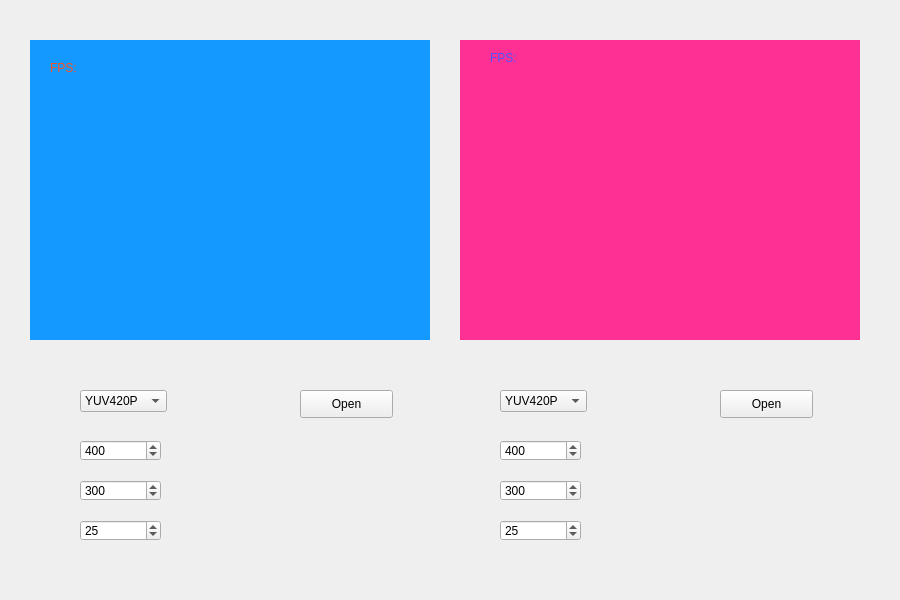
<?xml version="1.0" encoding="UTF-8"?>
<ui version="4.0">
 <class>SdlQtRGBClass</class>
 <widget class="QWidget" name="SdlQtRGBClass">
  <property name="geometry">
   <rect>
    <x>0</x>
    <y>0</y>
    <width>900</width>
    <height>600</height>
   </rect>
  </property>
  <property name="minimumSize">
   <size>
    <width>900</width>
    <height>600</height>
   </size>
  </property>
  <property name="maximumSize">
   <size>
    <width>900</width>
    <height>600</height>
   </size>
  </property>
  <property name="windowTitle">
   <string>SdlQtRGB</string>
  </property>
  <widget class="QLabel" name="video1">
   <property name="geometry">
    <rect>
     <x>30</x>
     <y>40</y>
     <width>400</width>
     <height>300</height>
    </rect>
   </property>
   <property name="minimumSize">
    <size>
     <width>400</width>
     <height>300</height>
    </size>
   </property>
   <property name="maximumSize">
    <size>
     <width>400</width>
     <height>300</height>
    </size>
   </property>
   <property name="styleSheet">
    <string notr="true">background-color: rgb(19, 153, 255);</string>
   </property>
   <property name="text">
    <string/>
   </property>
  </widget>
  <widget class="QLabel" name="video2">
   <property name="geometry">
    <rect>
     <x>460</x>
     <y>40</y>
     <width>400</width>
     <height>300</height>
    </rect>
   </property>
   <property name="minimumSize">
    <size>
     <width>400</width>
     <height>300</height>
    </size>
   </property>
   <property name="maximumSize">
    <size>
     <width>400</width>
     <height>300</height>
    </size>
   </property>
   <property name="styleSheet">
    <string notr="true">background-color: rgb(255, 48, 148);</string>
   </property>
   <property name="text">
    <string/>
   </property>
  </widget>
  <widget class="QPushButton" name="open1">
   <property name="geometry">
    <rect>
     <x>300</x>
     <y>390</y>
     <width>93</width>
     <height>28</height>
    </rect>
   </property>
   <property name="text">
    <string>Open</string>
   </property>
  </widget>
  <widget class="QComboBox" name="pix1">
   <property name="geometry">
    <rect>
     <x>80</x>
     <y>390</y>
     <width>87</width>
     <height>22</height>
    </rect>
   </property>
   <item>
    <property name="text">
     <string>YUV420P</string>
    </property>
   </item>
   <item>
    <property name="text">
     <string>RGBA</string>
    </property>
   </item>
   <item>
    <property name="text">
     <string>ARGB</string>
    </property>
   </item>
   <item>
    <property name="text">
     <string>BGRA</string>
    </property>
   </item>
  </widget>
  <widget class="QSpinBox" name="width1">
   <property name="geometry">
    <rect>
     <x>80</x>
     <y>440</y>
     <width>81</width>
     <height>21</height>
    </rect>
   </property>
   <property name="minimum">
    <number>1</number>
   </property>
   <property name="maximum">
    <number>9999</number>
   </property>
   <property name="value">
    <number>400</number>
   </property>
  </widget>
  <widget class="QSpinBox" name="height1">
   <property name="geometry">
    <rect>
     <x>80</x>
     <y>480</y>
     <width>81</width>
     <height>21</height>
    </rect>
   </property>
   <property name="minimum">
    <number>1</number>
   </property>
   <property name="maximum">
    <number>9999</number>
   </property>
   <property name="value">
    <number>300</number>
   </property>
  </widget>
  <widget class="QSpinBox" name="fps1">
   <property name="geometry">
    <rect>
     <x>80</x>
     <y>520</y>
     <width>81</width>
     <height>21</height>
    </rect>
   </property>
   <property name="minimum">
    <number>1</number>
   </property>
   <property name="maximum">
    <number>300</number>
   </property>
   <property name="value">
    <number>25</number>
   </property>
  </widget>
  <widget class="QComboBox" name="pix2">
   <property name="geometry">
    <rect>
     <x>500</x>
     <y>390</y>
     <width>87</width>
     <height>22</height>
    </rect>
   </property>
   <item>
    <property name="text">
     <string>YUV420P</string>
    </property>
   </item>
   <item>
    <property name="text">
     <string>RGBA</string>
    </property>
   </item>
   <item>
    <property name="text">
     <string>ARGB</string>
    </property>
   </item>
   <item>
    <property name="text">
     <string>BGRA</string>
    </property>
   </item>
  </widget>
  <widget class="QSpinBox" name="width2">
   <property name="geometry">
    <rect>
     <x>500</x>
     <y>440</y>
     <width>81</width>
     <height>21</height>
    </rect>
   </property>
   <property name="minimum">
    <number>1</number>
   </property>
   <property name="maximum">
    <number>9999</number>
   </property>
   <property name="value">
    <number>400</number>
   </property>
  </widget>
  <widget class="QSpinBox" name="fps2">
   <property name="geometry">
    <rect>
     <x>500</x>
     <y>520</y>
     <width>81</width>
     <height>21</height>
    </rect>
   </property>
   <property name="minimum">
    <number>1</number>
   </property>
   <property name="maximum">
    <number>300</number>
   </property>
   <property name="value">
    <number>25</number>
   </property>
  </widget>
  <widget class="QSpinBox" name="height2">
   <property name="geometry">
    <rect>
     <x>500</x>
     <y>480</y>
     <width>81</width>
     <height>21</height>
    </rect>
   </property>
   <property name="minimum">
    <number>1</number>
   </property>
   <property name="maximum">
    <number>9999</number>
   </property>
   <property name="value">
    <number>300</number>
   </property>
  </widget>
  <widget class="QPushButton" name="open2">
   <property name="geometry">
    <rect>
     <x>720</x>
     <y>390</y>
     <width>93</width>
     <height>28</height>
    </rect>
   </property>
   <property name="text">
    <string>Open</string>
   </property>
  </widget>
  <widget class="QLabel" name="show_fps1">
   <property name="geometry">
    <rect>
     <x>50</x>
     <y>60</y>
     <width>72</width>
     <height>15</height>
    </rect>
   </property>
   <property name="styleSheet">
    <string notr="true">color: rgb(255, 82, 29);</string>
   </property>
   <property name="text">
    <string>FPS:</string>
   </property>
  </widget>
  <widget class="QLabel" name="show_fps1_2">
   <property name="geometry">
    <rect>
     <x>490</x>
     <y>50</y>
     <width>72</width>
     <height>15</height>
    </rect>
   </property>
   <property name="styleSheet">
    <string notr="true">
color: rgb(75, 84, 255);</string>
   </property>
   <property name="text">
    <string>FPS:</string>
   </property>
  </widget>
 </widget>
 <layoutdefault spacing="6" margin="11"/>
 <resources/>
 <connections/>
 <slots>
  <slot>Open1()</slot>
  <slot>Open2()</slot>
 </slots>
</ui>
